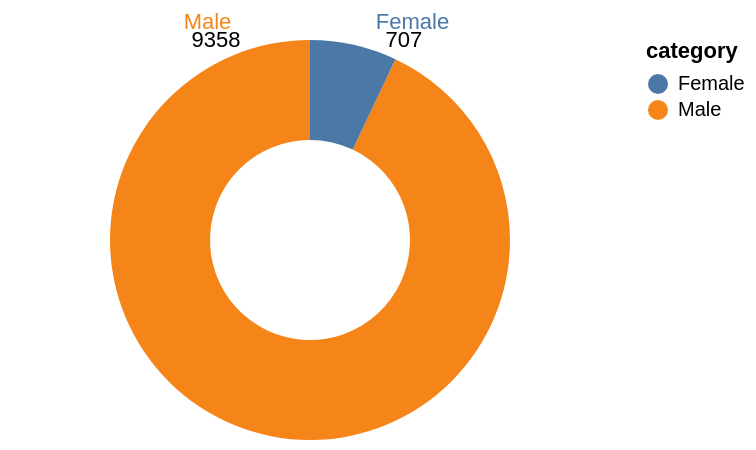

Describe this chart as a Vega-Lite specification.
### Vega-Lite specification from a JSON file in a GitHub repository (floating-point values rounded to 4 significant figures)
{"$schema": "https://vega.github.io/schema/vega-lite/v5.json", "description": "Ratio of Male and female summiteer", "width": "container", "height": 200, "data": {"values": [{"category": "Male", "value": 9358}, {"category": "Female", "value": 707}]}, "encoding": {"theta": {"field": "value", "type": "quantitative"}, "color": {"field": "category", "type": "nominal"}}, "layer": [{"mark": {"type": "arc", "innerRadius": 50}, "encoding": {"theta": {"field": "value", "type": "quantitative"}, "color": {"field": "category", "type": "nominal"}, "tooltip": [{"field": "value", "type": "quantitative"}, {"field": "category", "type": "nominal"}]}}, {"mark": {"type": "text", "radius": 120}, "encoding": {"text": {"field": "category", "type": "nominal"}}}, {"mark": {"type": "text", "radius": 110}, "encoding": {"text": {"field": "value", "type": "quantitative"}, "color": {"value": "black"}}}], "view": {"stroke": null}}
